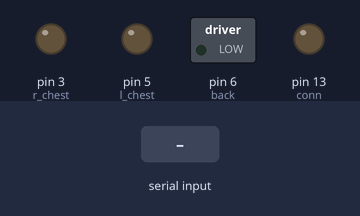
This sketch was run on a simulated Arduino Uno, built with avr-gcc and run on an emulated ATmega328P. Shown: switched loads named in the sketch (green lamp = pin HIGH), output pins drawn as LEDs (lit = HIGH). Inputs (shaded band) come from the test bench.

Above: at 1.2 s.
1.3 s: "1" received over Serial
At 2.3 s:
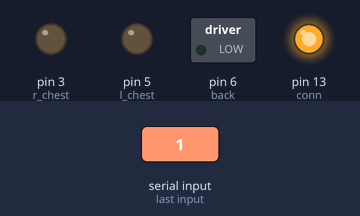
2.8 s: "2" received over Serial
At 3.2 s:
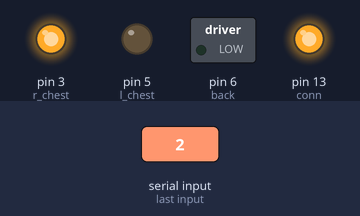
4.8 s: "3" received over Serial
At 5.2 s:
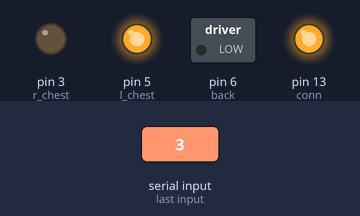
6.8 s: "4" received over Serial
At 7.2 s:
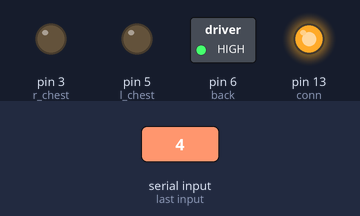
8.8 s: "5" received over Serial
At 9.2 s:
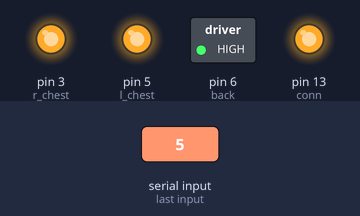
10.8 s: "9" received over Serial
At 11.9 s:
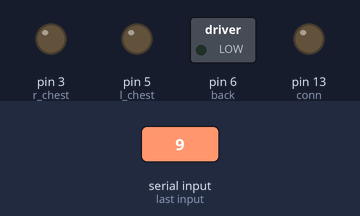
Timing chart, 0 to 13.3 s (numbered marks = the images above; inputs shaded):
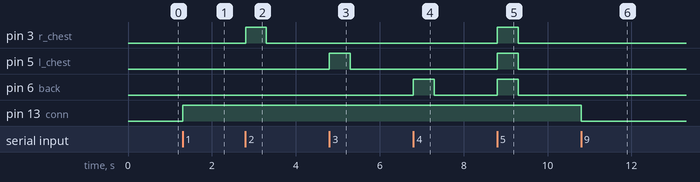

The sketch:

Test2.ino
```cpp
int r_chest = 3;
int l_chest = 5;
int back = 6;
int conn = 13;
char code;
bool conection = false;

void setup(){
  //Open the serial channel for
  //connection with the UI
  Serial.begin(9600);
  //Set up the pins
  pinMode(conn, OUTPUT);
  pinMode(r_chest,OUTPUT);
  pinMode(l_chest,OUTPUT);
  pinMode(back,OUTPUT);

  //Turn off the motors
  digitalWrite(r_chest,LOW);
  digitalWrite(l_chest,LOW);
  digitalWrite(back,LOW);
  digitalWrite(conn,LOW);
}

void loop(){
  //Check if there is input on the buffer
  if (Serial.available() > 0){
    //Read the code sent from the UI
    code = Serial.read();
    //if code 1 is recived the connection is stablished
    //turn on the 13 pin led to show connnection
    if(code == '1' || conection){
     digitalWrite(conn,HIGH);
     conection = true;
    }
    if(code){
     switch(code){
       case '2'://vibrate the right side of the chest
         digitalWrite(r_chest,HIGH);
         delay(500);
         break;
       case '3': //vibrate the left side of the chest
         digitalWrite(l_chest,HIGH);
         delay(500);
         break;
       case '4': //vibrate the back
         digitalWrite(back,HIGH);
         delay(500);
         break;
       case'5': //vibrate all parts
         digitalWrite(l_chest,HIGH);
         digitalWrite(r_chest,HIGH);
         digitalWrite(back,HIGH);
         delay(500);
         break;
       case'9': //Disconect code, turn off the LED and set conection to false
         digitalWrite(conn,LOW);
         conection = false;
         //Serial.close();
         break;
      }
    //reset the code
    code = '0';
    //turn off the motors
    digitalWrite(r_chest,LOW);
    digitalWrite(l_chest,LOW);
    digitalWrite(back,LOW);
    }
  }
}
```

Measured:
- after the input at 1.3 s, pin 13 (conn): LOW → HIGH at once
- after the input at 2.8 s, pin 3 (r_chest): LOW → HIGH at once, → LOW 0.50 s later
- after the input at 4.8 s, pin 5 (l_chest): LOW → HIGH at once, → LOW 0.50 s later
- after the input at 6.8 s, pin 6 (back): LOW → HIGH at once, → LOW 0.50 s later
- after the input at 8.8 s, pin 3 (r_chest), pin 5 (l_chest), pin 6 (back): LOW → HIGH at once, → LOW 0.50 s later
- after the input at 10.8 s, pin 13 (conn): HIGH → LOW at once
